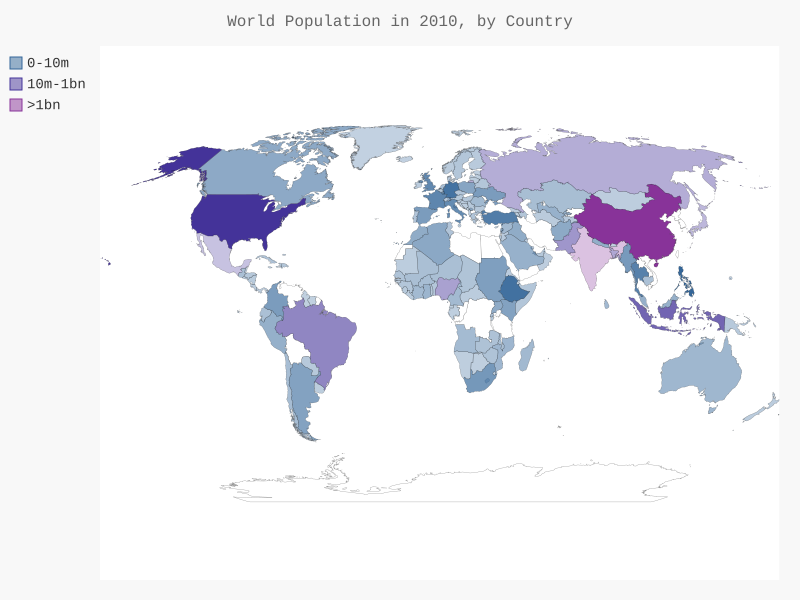

Generate this figure with Python:
import json

from pygal_maps_world.maps import World
from pygal.style import RotateStyle
from pygal.style import LightColorizedStyle
from country_codes import get_country_code

# Load the data into a list.
filename = 'population_data.json'
with open(filename) as f:
    pop_data = json.load(f)

# Print the 2010 population for each country.
# Build a dictionary of population data.
cc_populations = {}
for pop_dict in pop_data:
    if pop_dict['Year'] == '2010':
        country_name = pop_dict['Country Name']
        population = int(float(pop_dict['Value']))
        code = get_country_code(country_name)
        if code:
            # print(code + ": " + str(population))
            cc_populations[code] = population
        else:
            print('ERROR - ' + country_name)

# Group the countries into 3 population levels.
cc_pops_1 = {}
cc_pops_2 = {}
cc_pops_3 = {}

for cc, pop in cc_populations.items():
    if pop < 100000000:
        cc_pops_1[cc] = pop
    elif pop < 1000000000:
        cc_pops_2[cc] = pop
    else:
        cc_pops_3[cc] = pop

# See how many countries are in each level.
print(len(cc_pops_1), len(cc_pops_2), len(cc_pops_3))

# wm = World()
wm_style = RotateStyle('#336699', base_style=LightColorizedStyle)
wm = World(style=wm_style)

wm.title = 'World Population in 2010, by Country'
# wm.add('2010', cc_populations)
wm.add('0-10m', cc_pops_1)
wm.add('10m-1bn', cc_pops_2)
wm.add('>1bn', cc_pops_3)

wm.render_to_file('world_population.svg')
